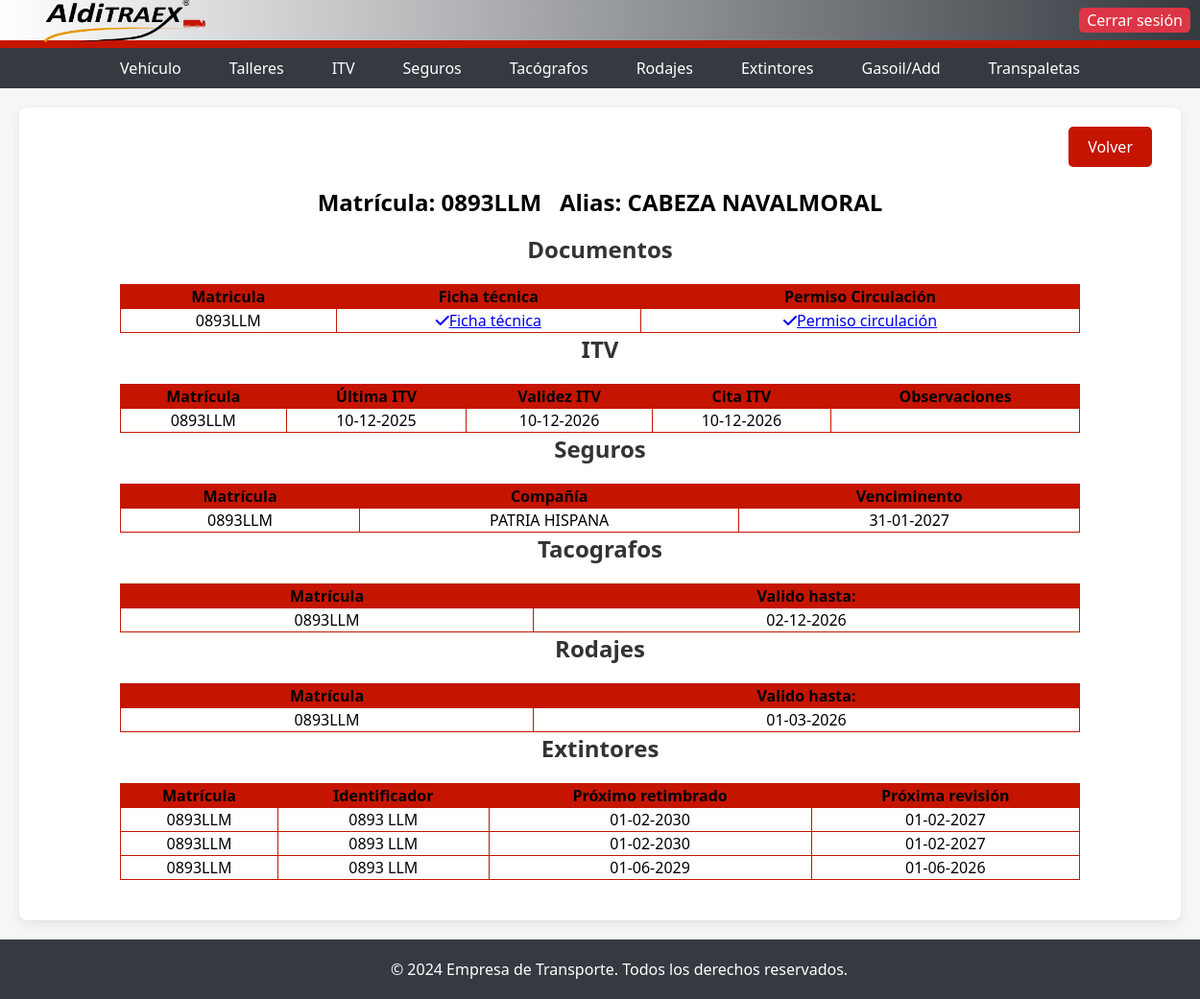
/ficha/2, run on the app's committed database.
### models.py (models this page shows, shortened)
class Vehiculo(db.Base):
    __tablename__ = "vehiculo"
    id = Column(Integer, primary_key=True, autoincrement=True, nullable=False)
    matricula = Column(String(200), nullable=False)
    alias = Column(String(200), nullable=False)
    tipo = Column(String(20))
    doc_ficha = Column(String(200))
    doc_permiso = Column(String(200))
    activo = Column(Boolean, default=False)

class Itv(db.Base):
    __tablename__ = "itv"
    id = Column(Integer, primary_key=True)
    matricula = Column(String(200), ForeignKey('vehiculo.matricula'),nullable=False )
    fecha_itv = Column(DateTime, nullable=False)
    venc_itv = Column(DateTime, nullable=False)
    cita_itv = Column(DateTime)
    obs_itv = Column(String(200), default=None)
    nombre_doc = Column(String(200))
    activo = Column(Boolean, default=False)

class Seguro(db.Base):
    __tablename__ = "seguro"
    id = Column(Integer, primary_key=True)
    matricula = Column(String(200), ForeignKey('vehiculo.matricula'),nullable=False )
    venc_seguro = Column(DateTime, nullable=False)
    cia_seguro = Column(String(200), nullable=False)
    cob_seguro = Column(String(200))
    obs_seguro = Column(String(200))
    fra_seguro = Column(String(200))
    pri_seguro = Column(String(200))
    nombre_doc = Column(String(200))
    activo = Column(Boolean, default=False)

class Tacografo(db.Base):
    __tablename__ = "tacografo"
    id = Column(Integer, primary_key=True)
    matricula = Column(String(200), ForeignKey('vehiculo.matricula'),nullable=False )
    rev_tacografo = Column(DateTime, nullable=False)
    venc_tacografo = Column(DateTime, nullable=False)
    obs_tacografo = Column(String(200))
    nombre_doc = Column(String(100))
    ruta_doc = Column(String(200))
    activo = Column(Boolean, default=False)

class Rodaje(db.Base):
    __tablename__ = "rodaje"
    id = Column(Integer, primary_key=True)
    matricula = Column(String(200), ForeignKey('vehiculo.matricula'),nullable=False )
    pago_rodaje = Column(DateTime, nullable=False)
    venc_rodaje = Column(DateTime, nullable=False)
    obs_rodaje = Column(String(200))
    imp_rodaje = Column(String(200), nullable=False)
    nombre_doc = Column(String(200))
    activo = Column(Boolean, default=False)

class Extintor(db.Base):
    __tablename__ = "extintor"
    id = Column(Integer, primary_key=True)
    matricula = Column(String(200), ForeignKey('vehiculo.matricula'),nullable=False )
    id_ext = Column(String(200), nullable=False)
    ano_ext = Column(String(200), nullable=False)
    rev_ext = Column(DateTime, nullable=False)
    venc_ret_ext = Column(DateTime, nullable=False)
    venc_ext = Column(DateTime, nullable=False)
    obs_ext = Column(String(200))
    activo = Column(Boolean, default=False)

### vehiculos/ficha_vehiculos.py (the view)
    @app.route("/ficha/<id>")
    def ficha(id):
        veh_ficha_mat = db.session.query(Vehiculo.matricula).filter_by(id=(id)).scalar()
        veh_ficha_alias = db.session.query(Vehiculo.alias).filter_by(id=(id)).scalar()
        veh_ficha_ficha = db.session.query(Vehiculo.doc_ficha).filter_by(id=(id)).scalar()
        veh_ficha_permiso = db.session.query(Vehiculo.doc_permiso).filter_by(id=(id)).scalar()
        itv_ficha = db.session.query(Itv).filter_by(matricula=(veh_ficha_mat))
        seguro_ficha = db.session.query(Seguro).filter_by(matricula=(veh_ficha_mat))
        tacografo_ficha = db.session.query(Tacografo).filter_by(matricula=(veh_ficha_mat))
        rodaje_ficha = db.session.query(Rodaje).filter_by(matricula=(veh_ficha_mat))
        extintor_ficha = db.session.query(Extintor).filter_by(matricula=(veh_ficha_mat))
        return render_template("ficha.html", veh_ficha_mat=veh_ficha_mat,
                                                               veh_ficha_alias=veh_ficha_alias,
                                                               itv_ficha =itv_ficha,
                                                               seguro_ficha= seguro_ficha,
                                                               tacografo_ficha = tacografo_ficha,
                                                               rodaje_ficha = rodaje_ficha,
                                                               extintor_ficha = extintor_ficha,
                                                               veh_ficha_ficha=veh_ficha_ficha,
                                                               veh_ficha_permiso=veh_ficha_permiso,
                                                               id=id)

### db.py (called while the page is built, shortened)
@event.listens_for(engine, "connect")
def _sqlite_varios_procesos(dbapi_connection, connection_record):
    cursor = dbapi_connection.cursor()
    cursor.execute("PRAGMA journal_mode=WAL")
    cursor.fetchone()
    cursor.execute("PRAGMA busy_timeout=30000")
    cursor.close()

def close_session(error=None):
    if not has_request_context():
        return

    def __getattr__(self, name):
        if has_request_context():
            if 'db_session' not in g:
                g.db_session = Session()
                logger.info("Nueva sesion de BD creada para el request")
            return getattr(g.db_session, name)
        temp_session = Session()
        try:
            return getattr(temp_session, name)
        finally:
            temp_session.close()

### main.py (called while the page is built, shortened)
@app.before_request
def aplicar_permisos_usuario():
    if not current_user.is_authenticated:
        return None

### templates/ficha.html (shortened to what this page needs)
<!DOCTYPE html>
<html lang="es">
<head>
    <link rel="stylesheet" href="https://unpkg.com/swiper/swiper-bundle.min.css" />
    <link rel="stylesheet" href="https://cdnjs.cloudflare.com/ajax/libs/font-awesome/6.0.0-beta3/css/all.min.css">
    <link rel="stylesheet" href="{{ url_for('static', filename='main.css') }}">
</head>
<body>
    <div class="top-bar">
        <img src="{{ url_for('static', filename='logo.png') }}" alt="Logo de la empresa">
        <a href="/logout" class="top-button">Cerrar sesión</a>
    </div>
    <div class="nav-bar">
        <a href="/vehiculos">Vehículo</a>
        <a href="/talleres">Talleres</a>
        <a href="/itv">ITV</a>
        <a href="/seguros">Seguros</a>
        <a href="/tacografos">Tacógrafos</a>
        <a href="/rodajes">Rodajes</a>
        <a href="/extintores">Extintores</a>
        <a href="/selector">Gasoil/Add</a>
        <a href="/transpaletas">Transpaletas</a>
    </div>
    <div class="dashboard-container">
        <div class="content-card">
            <div style="display: flex; justify-content: flex-end; margin-bottom: 10px;">
                <a class="button_red" href="javascript:history.back()">Volver</a>
            </div>
            <h1 style="text-align: center;"><strong>Matrícula:</strong> {{ veh_ficha_mat }}<strong>&nbsp;&nbsp;&nbsp;Alias:</strong> {{ veh_ficha_alias }}</h1>
                <h2>Documentos</h2>
                    <table>
                        <thead>
                            <tr>
                                <th>Matricula</th>
                                <th>Ficha técnica</th>
                                <th>Permiso Circulación</th>
                            </tr>
                        </thead>
                        <tbody>
                            <tr>
                                <td>{{ veh_ficha_mat }}</td>
                                {% if veh_ficha_ficha == "" %}
                                <td>
                                    <form action="/subir_doc" method="POST" enctype="multipart/form-data">
                                        <input type="file" name="documento" accept=".pdf">
                                        <input type="hidden" name="matricula" value="{{ veh_ficha_mat }}">
                                        <input type="hidden" name="id" value="{{ id }}">
                                        <input type="hidden" name="clase" value="ficha_tecnica">
                                        <input type="submit" value="Adjuntar">
                                    </form>
                                </td>
                                {% else %}
                                <td><a href="{{ url_for('ver_documento_vehiculo', filename=veh_ficha_ficha) }}" target="_blank"><i class="fas fa-check verde"></i>Ficha técnica</a></td>
                                {% endif %}
                                {% if veh_ficha_permiso == "" %}
                                <td>
                                    <form action="/subir_doc" method="POST" enctype="multipart/form-data">
                                        <input type="file" name="documento" accept=".pdf">
                                        <input type="hidden" name="matricula" value="{{ veh_ficha_mat }}">
                                        <input type="hidden" name="id" value="{{ id }}">
                                        <input type="hidden" name="clase" value="permiso">
                                        <input type="submit" value="Adjuntar">
                                    </form>
                                </td>
                                {% else %}
                                <td><a href="{{ url_for('static', filename='subidas/' ~ veh_ficha_permiso) }}" target="_blank"><i class="fas fa-check verde"></i>Permiso circulación</a></td>
                                {% endif %}
                            </tr>
                        </tbody>
                    </table>
                <h2>ITV</h2>
                    <table>
                        <thead>
                            <tr>
                                <th>Matrícula</th>
                                <th>Última ITV</th>
                                <th>Validez ITV</th>
                                <th>Cita ITV</th>
                                <th>Observaciones</th>
                            </tr>
                        </thead>
                        <tbody>
                        {% for i in itv_ficha %}
                            <tr>
                                <td>{{ i.matricula }}</td>
                                <td>{{ i.fecha_itv.strftime('%d-%m-%Y') }}</td>
                                <td>{{ i.venc_itv.strftime('%d-%m-%Y') }}</td>
                                <td>{{ i.cita_itv.strftime('%d-%m-%Y') }}</td>
                                <td title="{{ i.obs_itv|e }}">{{ i.obs_itv }}</td>
                            </tr>
                        {% endfor %}
                        </tbody>
                    </table>
                <h2>Seguros</h2>
                    <table>
                        <thead>
                            <tr>
                                <th>Matrícula</th>
                                <th>Compañía</th>
                                <th>Venciminento</th>
                            </tr>
                        </thead>
                        <tbody>
                        {% for i in seguro_ficha %}
                            <tr>
                                <td>{{ i.matricula }}</td>
                                <td>{{ i.cia_seguro }}</td>
                                <td>{{ i.venc_seguro.strftime('%d-%m-%Y') }}</td>
                            </tr>
                        {% endfor %}
                        </tbody>
                    </table>
                <h2>Tacografos</h2>
                    <table>
                        <thead>
                            <tr>
                                <th>Matrícula</th>
                                <th>Valido hasta:</th>
                            </tr>
                        </thead>
                        <tbody>
                        {% for i in tacografo_ficha %}
                            <tr>
                                <td>{{ i.matricula }}</td>
                                <td>{{ i.venc_tacografo.strftime('%d-%m-%Y') }}</td>
                            </tr>
                        {% endfor %}
                        </tbody>
                    </table>
                <h2>Rodajes</h2>
                    <table>
                        <thead>
                            <tr>
                                <th>Matrícula</th>
                                <th>Valido hasta:</th>
                            </tr>
                        </thead>
                        <tbody>
                        {% for r in rodaje_ficha %}
                            <tr>
                                <td>{{ r.matricula }}</td>
                                <td>{{ r.venc_rodaje.strftime('%d-%m-%Y') }}</td>
                            </tr>
                        {% endfor %}
                        </tbody>
                    </table>
                <h2>Extintores</h2>
                    <table>
                        <thead>
                            <tr>
                                <th>Matrícula</th>
                                <th>Identificador</th>
                                <th>Próximo retimbrado</th>
                                <th>Próxima revisión</th>
                            </tr>
                        </thead>
                        <tbody>
                        {% for e in extintor_ficha %}
                            <tr>
                                <td>{{ e.matricula }}</td>
                                <td>{{ e.id_ext }}</td>
                                <td>{{ e.venc_ret_ext.strftime('%d-%m-%Y') }}</td>
                                <td>{{ e.venc_ext.strftime('%d-%m-%Y') }}</td>
                            </tr>
                        {% endfor %}
                        </tbody>
                    </table>
        </div>
    </div>
    <footer>
        &copy; 2024 Empresa de Transporte. Todos los derechos reservados.
    </footer>
</body>
</html>

### static/main.css (style rules this page uses)
body { font-family: Arial, sans-serif; margin: 0; padding: 0; background-color: white; width: 100%; height: 50vh; height: 100vh; }
.top-bar { background-color: white; height: 140px; width: 100%; display: flex; justify-content: center; align-items: center; border-bottom: 8px solid #c51500; }
.top-button { position: absolute; top: 100; right: 0; margin: 10px; }
img { width: 400px; height: 120px; }
h1 { margin-top: 20px; font-size: 24px; }
h2 { margin-top: 20px; font-size: 15px; }
.button_red { display: inline-block; padding: 10px 20px; margin: 0 10px; background-color: #c51500; color: #fff; text-decoration: none; border-radius: 5px; }
tbody { text-align: center; margin-top: 50px; justify-content: center; }
table { text-align: center; margin-top: 50px; justify-content: center; margin: 0 auto; border: 1px solid black; border-collapse: collapse; width: 1000px }
td { text-align: center; margin-top: 50px; justify-content: center; margin: 10 auto; border: 1px solid black; border-collapse: collapse; margin-left: 10px; }
th { text-align: center; margin-top: 50px; justify-content: center; margin: 10 auto; border: 1px solid black; border-collapse: collapse; background-color: #c51500; }
td, th { border: 1px solid #c51500; }

### templates/ficha.html (style rules this page uses)
body { font-family: 'Segoe UI', Tahoma, Geneva, Verdana, sans-serif; background-color: #f4f7f6; margin: 0; padding: 0; }
.top-bar { display: flex; justify-content: space-between; align-items: center; padding: 2px 30px; background: linear-gradient(to right, #ffffff, #343a40); color: white; height: 50px; box-sizing: border-box; }
.top-bar img { width: 200px; height: 45px; object-fit: contain; }
.top-button { padding: 2px 8px; background-color: #dc3545; color: white; text-decoration: none; border-radius: 5px; transition: background-color 0.3s; }
.nav-bar { background-color: #343a40; padding: 5px 30px; display: flex; justify-content: center; gap: 20px; }
.nav-bar a { color: white; text-decoration: none; font-size: 16px; padding: 5px 15px; border-radius: 5px; transition: background-color 0.3s; }
.dashboard-container { display: flex; flex-wrap: wrap; gap: 20px; padding: 20px; justify-content: center; }
.content-card { background-color: #ffffff; border-radius: 8px; box-shadow: 0 4px 12px rgba(0, 0, 0, 0.08); padding: 20px; flex: 1; min-width: 300px; max-width: 1200px; overflow: hidden; position: relative; }
.content-card h2 { font-size: 24px; color: #333; margin-top: 0; margin-bottom: 20px; text-align: center; }
footer { padding: 20px; background-color: #343a40; color: white; text-align: center; width: 100%; }

### data on the page
Vehiculo: matricula "0893LLM", alias "CABEZA NAVALMORAL"
Itv: matricula "0893LLM", fecha_itv "10-12-2025", venc_itv "10-12-2026", cita_itv "10-12-2026"
Seguro: matricula "0893LLM", cia_seguro "PATRIA HISPANA", venc_seguro "31-01-2027"
Tacografo: matricula "0893LLM", venc_tacografo "02-12-2026"
Rodaje: matricula "0893LLM", venc_rodaje "01-03-2026"
Extintor: matricula "0893LLM", id_ext "0893 LLM", venc_ret_ext "01-02-2030", venc_ext "01-02-2027"
Extintor: matricula "0893LLM", id_ext "0893 LLM", venc_ret_ext "01-02-2030", venc_ext "01-02-2027"
Extintor: matricula "0893LLM", id_ext "0893 LLM", venc_ret_ext "01-06-2029", venc_ext "01-06-2026"
